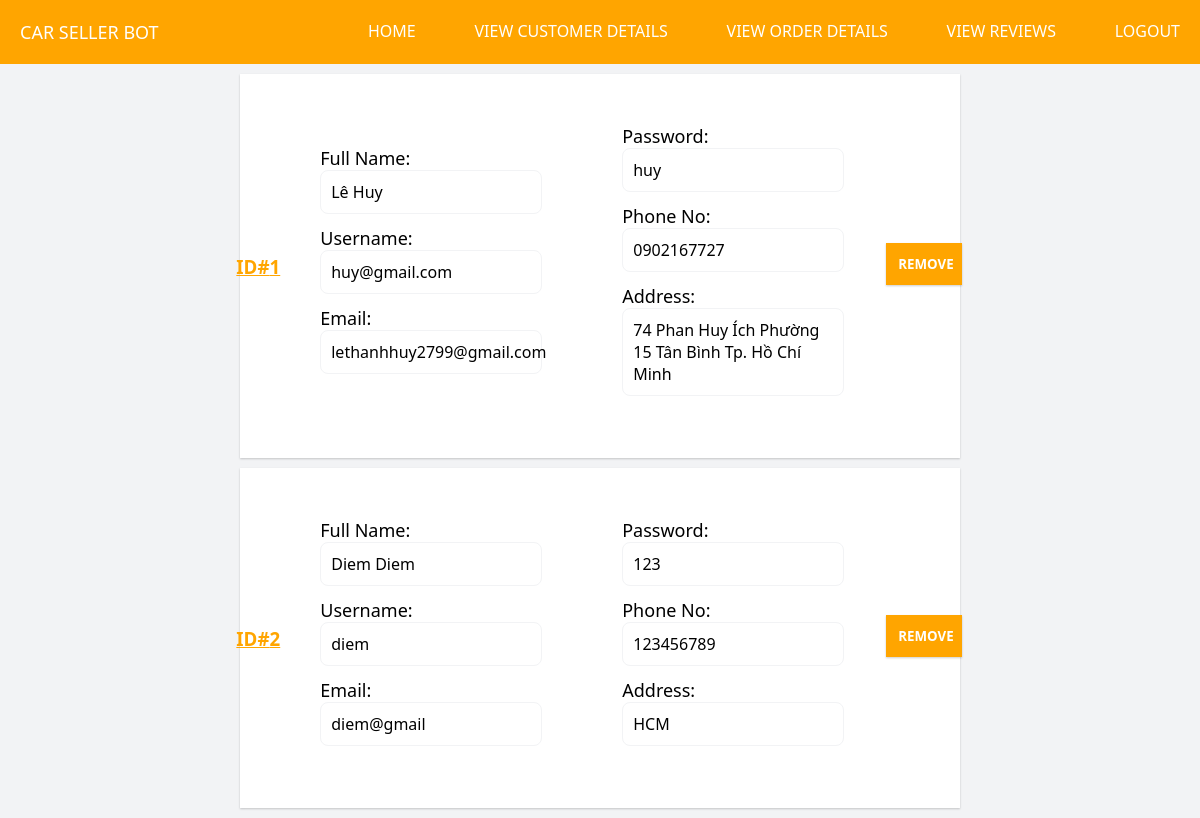
/allCustomers (signed in), run on an earlier commit of the app's database.
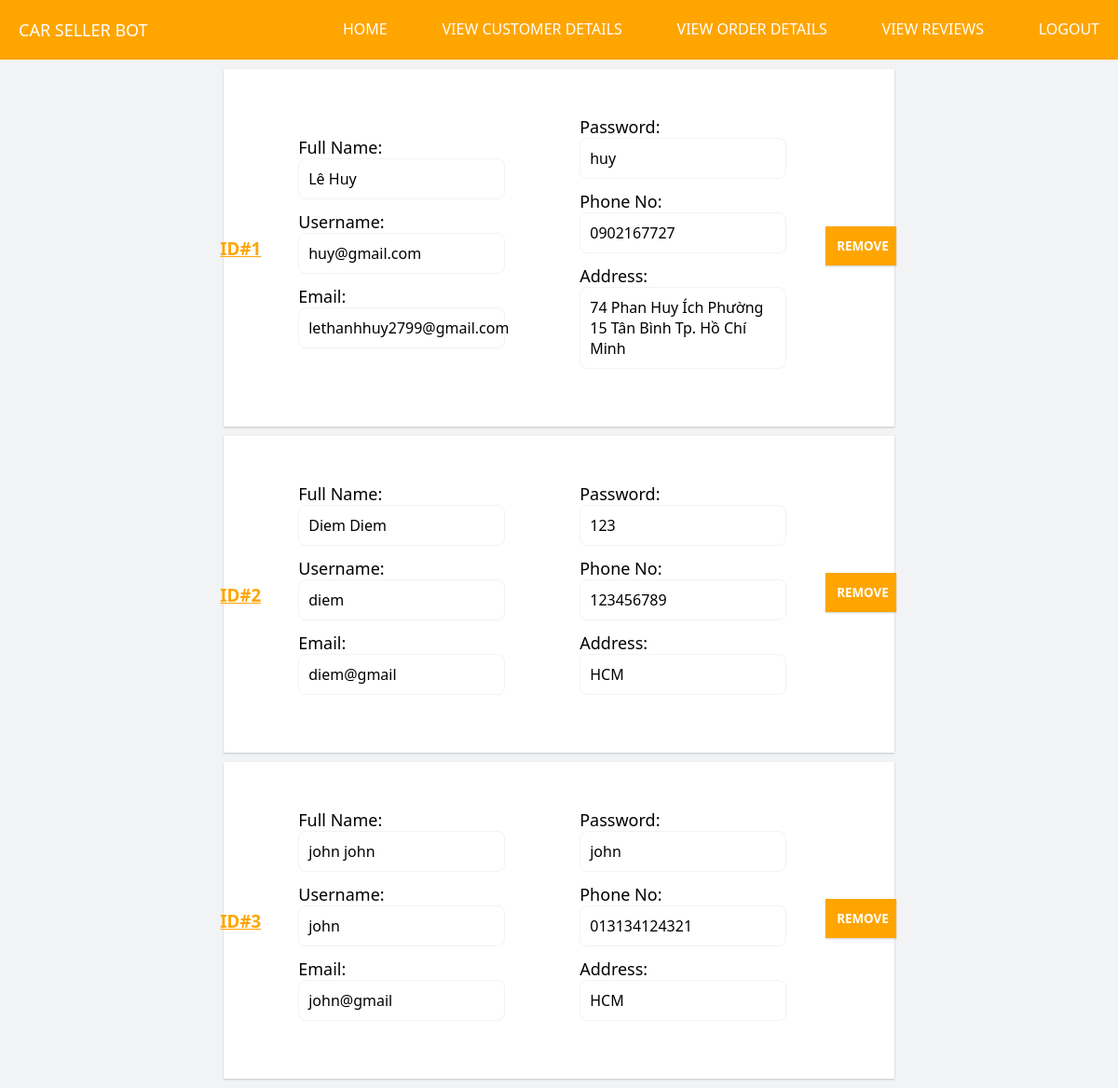
And on a later commit of the database.
### tables this page shows
CREATE TABLE Customers(
        customer_id    INTEGER PRIMARY KEY AUTOINCREMENT,
        phone_no       varchar (25),
        user_name      VARCHAR (30),
        first_name     VARCHAR (30),
        last_name      VARCHAR (30),
        password        VARCHAR (30),
        address        VARCHAR (100),
        email          VARCHAR (50),
        admin_id        int not null,
        FOREIGN KEY (ADMIN_ID) REFERENCES ADMIN(ADMIN_ID)
        );

### app.py (the view)
@app.route('/allCustomers')
def allCustomers():
    if "email" and "password" in session:
        customers = db.returnCustomers()
        customers = customers.fetchall()
        return render_template('userdetails.html', customers=customers)
    return redirect(url_for("adminLogin"))

### database.py (called while the page is built)
    @staticmethod
    def returnCustomers():
        connection = s.connect("carSystem.db")
        cursor = connection.cursor()
        customers = cursor.execute("SELECT * from Customers")
        return customers

### templates/userdetails.html (shortened to what this page needs)
{% extends 'adminBase.html' %}
{% block body %}
<div class="UsersContent">
    {% for i in range(customers|length) %}
    <div class="userCard">
        <h3>ID#{{ customers[i][0] }}</h3>
    <section class="userSec1">
    <div class="firstLast">
        <span class="userlabel">
            Full Name:
        </span>
        <p>{{ customers[i][3] }} {{ customers[i][4] }}</p>
    </div>
    <div class="Uusername">
        <span class="userlabel">
            Username:
        </span>
        <p>{{ customers[i][2] }}</p>
    </div>
    <div class="Uuseremail">
        <span class="userlabel">
            Email:
        </span>
        <p>{{ customers[i][7] }}</p>
    </div>
</section>
<section class="userSec2">
    <div class="Uuserpassword">
        <span class="userlabel">
            Password:
        </span>
        <p>{{ customers[i][5] }}</p>
    </div>
    <div class="Uuserphone">
        <span class="userlabel">
            Phone No:
        </span>
        <p>{{ customers[i][1] }}</p>
    </div>
    <div class="Uuseraddress">
        <span class="userlabel">
            Address:
        </span>
        <p>{{ customers[i][6] }}</p>
    </div>
</section>
<div class="orderButton">
    <a href="/delCustomer/{{ customers[i][0] }}"><button>REMOVE</button></a>
</div>
</div>
{% endfor %}
</div>
{% endblock body %}

What changed in the data, as far as the page shows it:
added Customers: customer_id "3", first_name "john", last_name "john", user_name "john", email "john@gmail", password "john", phone_no "013134124321", address "HCM"
Also different on the page:
new list line: "ID# Full Name: Username: Email: Password: Phone No: Address: REMOVE"
